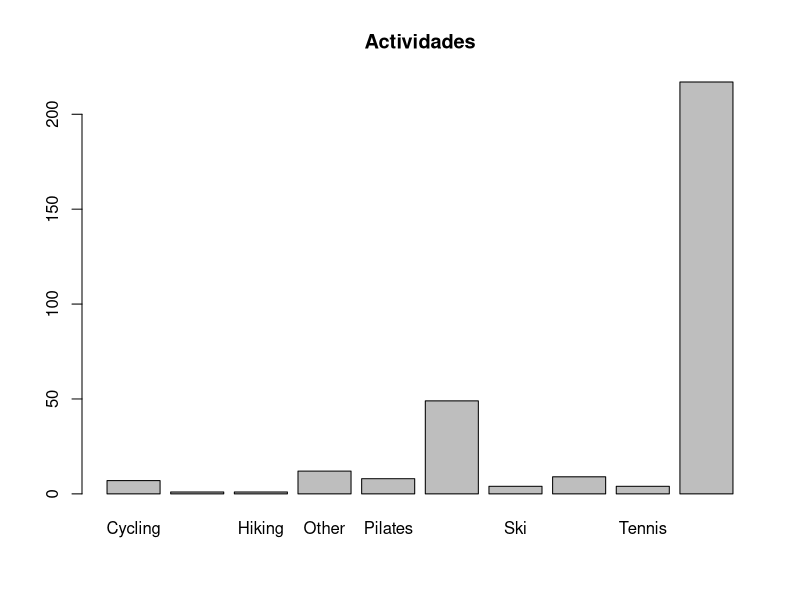
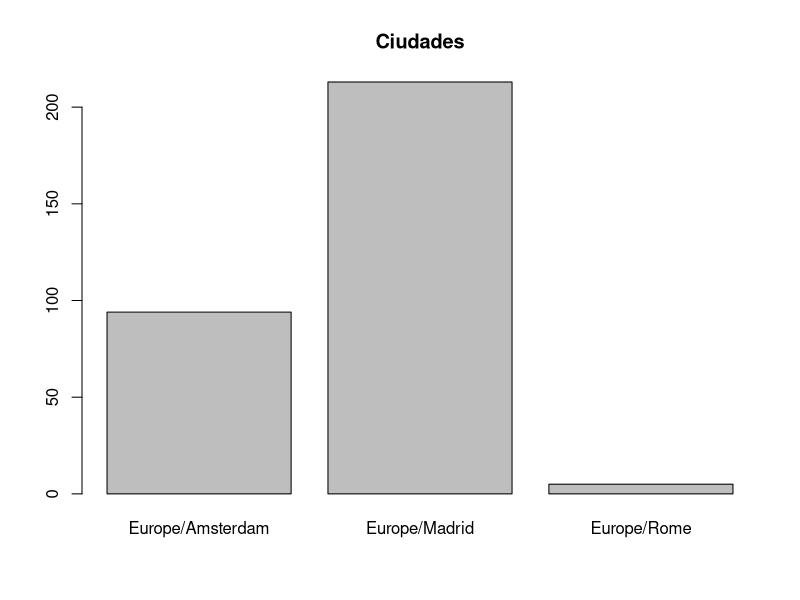
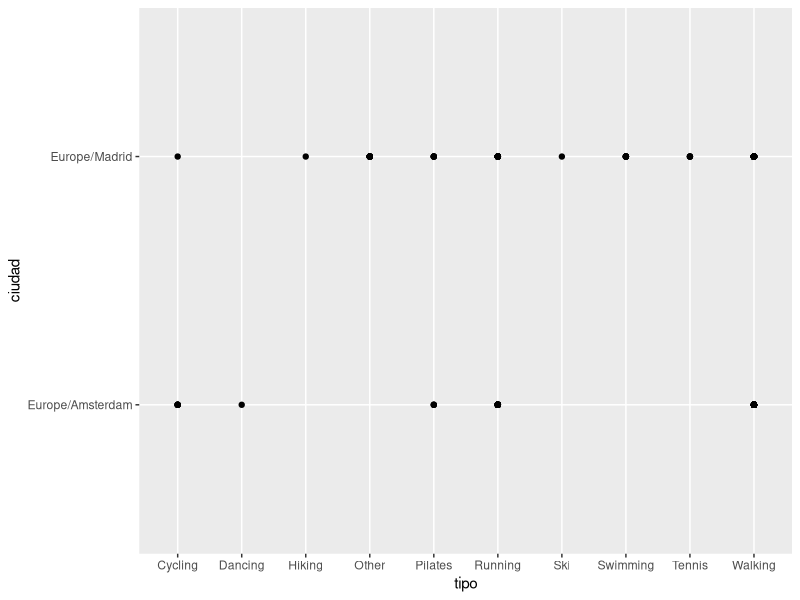
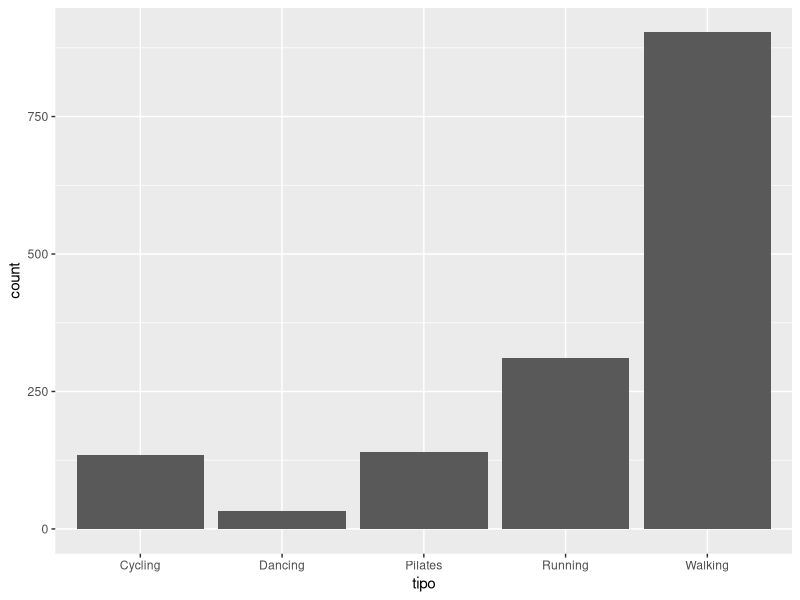

Write the R code that produced these figures, in order. (Note: this script raises an error after producing the figures.)
# 1. Crear un nuevo proyecto denominado practica 4.

#CArgo todas las librerias necesaria spara llevar a cabo la practica
library(readr)
library(tidyverse)
library(ggplot2)
library(dplyr)
library(TeachingDemos)

# 2. Mediante la libreria readr, o mediante los menus de RStudio, leer los datasets sleep.csv  y activities.csv
# ambos archivos deben estar previamente en la carpeta del proyecto creado

#Leo el archivo y lo guardo en un dataframe
activities <- read_csv("activities.csv")

# 3.Comprobar el contenido  con View y contar cuantos NAs hay en la columna GPS del dataset activities

View(activities)
sum(is.na(activities$GPS)) #Hay 305 Na en la columna GPS

# 4. Crear un objeto R denominado act_new que contenga solo las variables 
# siguientes: 1,2,5-6

#Incluyo las variables desde la 1 hasta l 6 y elimino la 3 y 4
act_new <- select(activities, 1:6, -3, -4)
view(act_new)

# 5. Renombrar la variable 'Activity type' con el nombre 'tipo' y la variable 'Time zone' como 'ciudad'

act_new <- rename(act_new, tipo = 'Activity type') 
act_new <- rename(act_new, ciudad = Timezone)
view(act_new)

# 6. Realizar un recuento de tipo de actividad con summary. Para ello 
# debes transformar previamente la variable tipo a factor con as.factor.
# Crea un grafico de barras con dicha variable par visualizar las frecuencias.
# Haz lo mismo para la variable ciudad

act_new$tipo <- as.factor(act_new$tipo)

#hago el recuento
summary(act_new$tipo)

#dibujo el grafico
plot(x = act_new$tipo, main = 'Actividades')

act_new$ciudad <- as.factor(act_new$ciudad)
summary(act_new$ciudad)
plot(act_new$ciudad, main = "Ciudades")

#7. Filtrar los registros de act_new que correspondan con ciudad Amsterdam en otro objeto
# y lo mismo con Madrid. Con esos nuevos objetos determina los deportes que 
# no se practican en Amsterdam y s? en Madrid y viceversa. Genera graficos para visualizar los resultados

#filtro para coger unicamente madrid y amsterdam
ams_mad <- filter(act_new, act_new$ciudad == 'Europe/Madrid' | act_new$ciudad == 'Europe/Amsterdam')

#selecciono unicamente las variables ciudad y tipo
ams_mad <- select(ams_mad, ciudad:tipo)

#represento una tabla y un grafico de puntos para que se vea que deportes se practican en cada ciudad y
#cuales no
table(as.character(ams_mad$ciudad), as.character(ams_mad$tipo))
ggplot(data = ams_mad) + geom_point(mapping = aes(x = tipo, y = ciudad))

#borro el dataframe creado para este apartado
rm(ams_mad)

#en amsterdan se practica dancing y en madrid no, en madrid se practica hiking, other, ski, swimming y tennis
#mientras que en amsterdam no, el resto se practican en ambas

#8. Encontrar las fechas en las que se ha practicado bicicleta o pilates en Amsterdam en el a?o 2019

#creo un dataframe nuevo, en este genero una variable llamado anno de tipo factor, esta sera igual a 
#los cuatro primeros caracteres de la variable 'de', de esta forma ya tengo el anno
act_new2 <- act_new
act_new2 <- mutate(act_new2, anno = as.character(act_new2$de))
act_new2$anno <- substr(act_new2$de, 1, 4)

#creo un nuevo dataframe cogiendo unicamente lo que me interesa del anterior
ams2019 <- subset(act_new2, anno == '2019' & (tipo == 'Cycling' | tipo == 'Pilates') & ciudad == 'Europe/Amsterdam')
view(ams2019)

#borro los datafram creados para el apartado
rm(act_new2)
rm(ams2019)

#9. Crear una nueva variable dif con los minutos de realizaci?n de cada actividad en Amsterdam
# y realizar una representaci?n gr?fica de los resultados con plot y determinar que deporte o deportes
# se han practicado durante dos horas o mas

#creo la variable diferencia restando los tiempo de 'a' y 'de'
act_new <- mutate(act_new, dif = a - de)

#filtro, agrupo por tipo y calculo el total
act_new2 <- act_new %>%
  filter(ciudad == 'Europe/Amsterdam') %>%
  group_by(tipo) %>%
  summarize(count = sum(dif)) 

#visualizao los minutos de cada actividad
act_new2
ggplot(data = act_new2) + geom_col(mapping = aes(x = tipo, y = count))

#filtro para que solo se vean las de 120 minutos o mas
two_or_more <- filter(act_new2, act_new2$count >= 120)
two_or_more
  
#10. Guardar el nuevo dataset en un archivo llamado  "act_new.csv"

write.csv(act_new, file = "act_new.csv", row.names = FALSE)

#-------------------------------
#-----SEGUNDA PARTE-------------
# 11. Cargar el dataset sleep en un objeto llamado sleep

#leo el archivo y guardo en un dataframe
sleep <- read_csv("sleep.csv")

#12. crear un nuevo data set llamado sleep_new que contenga solo las variables
#que contengan informaci?n, que no sean todo cero.

#sumando las columnas veo que variables son todo ceros y cuales no, me quedo con las que no
sleep_new <- sleep[, colSums(sleep != 0, na.rm = TRUE) > 0] 

#13. Renombrar las variables de sleep_new a nombres cortos:

#cambio los nombres
sleep_new <- rename(sleep_new, ligero = 'ligero (s)', profundo = 'profundo (s)', despierto = 'despierto (s)',
                    DurationToSleep = 'Duration to sleep (s)', DurationToWakeUp = 'Duration to wake up (s)')

#14. Eliminar todas las filas que contengan alg?n NA

sleep_new <- na.omit(sleep_new)

# 15. Calcular cuanto tiempo en total se ha dormido cada noche: ligero+profundo

#creo una nueva variable que sea la suma del tiempo de ambos 
sleep_new <- mutate(sleep_new, TiempoTotal = ligero + profundo)

# 16. Visualizacion de la relacion ligero-profundo-total

ligeroPorcentaje <- (sum(sleep_new$ligero)/sum(sleep_new$TiempoTotal))*100
ligeroPorcentaje

profundoPorcentaje <- (sum(sleep_new$profundo)/sum(sleep_new$TiempoTotal))*100
profundoPorcentaje

valores <- c(ligeroPorcentaje, profundoPorcentaje)
label <- paste(valores, '%', sep = ' ')
pie(valores, labels = label, clockwise = TRUE, main = 'Relación sueño', col = color)

# A la vista de los resultados, que tipo de sue?o es mas relevante?

#Es más relevante el sueño profundo, pero solo un poco mas, ambos presentan porcentajes parecidos
#respecto al sueño total

# 17. Realizar un analisis de diferencias entre los dos tipos de sue?o e interpretar los resultados
# usar la funci?n ICalpha o el 'One sample t-test' de TeachingDemos: t.test()
# nos devuelve un intervalo de confianza, si el cero pertenece es que no hay diferencias significativas
# sino pertecene si que las hay y hay que decir el nivel

ICalpha<-function(ModeloA, ModeloB, alfa=0.05)
{
  n<-length(ModeloA)
  diferencias<-ModeloA-ModeloB
  mediad<-mean(diferencias)
  #mediad2<-mean(diferencias^2)
  s<-sqrt(var(diferencias))
  #s<-sqrt(mediad2-mediad^2)
  valort<-qt(alfa/2,n-1,lower.tail = F)
  valor<-valort*s/sqrt(n)
  cotaInf<-mediad-valor
  cotaSup<-mediad+valor
  df<-data.frame(cotaInf, cotaSup)
  return(df)
}

#primero represento graficamente los modelos, en este caso sueño ligero y sueño profundo

plot(sleep_new$ligero, sleep_new$profundo)

#planteo el contraste de hipotesis:

# H0: mean(sleep_new$ligero) - mean(sleep_new$profundo) = 0 -> no existen diferencias significativas
# H1: mean(sleep_new$ligero) - mean(sleep_new$profundo) != 0 -> existen diferencias significativas

#el contraste de hipotesis se realizara con un nivel de confianza del 95%
# y un nivel de significatividad del 5%

#a continuacion utilizo la funcion ICalpha para resolver el contraste de hipotesis

ICalpha(sleep_new$ligero, sleep_new$profundo)

#el intervalo de confianza es (-1731.623 , -491.9643)
#el cero no esta incluido en el intervalo, por lo tanto con estos datos y
#con un nivel de confianza del 95% y de significatividad del 5%
#se rechaza la hipotesis nula

#18. Crear una nueva variable 'ciudad' en sleep_new con la informacion de act_new.

#en primer lugar creo una nueva variable en la que solo almaceno la fecha, es lo que me importa
#asi luego puedo agrupar la informacion en funcion de esta

fecha <- substr(act_new$de, 1, 10)
act_new$fecha <-as.factor(fecha)

fecha <- substr(sleep_new$de, 1, 10)
sleep_new$fecha <-as.factor(fecha)

#las variable de y a ya no me importan, las borro para que no molesten

act_new <- select(act_new, -de, -a)
sleep_new <- select(sleep_new, -de, -a)

#ahora genero un nuevo dataframe agrupando la info de de act_new por fecha y ciudad
#ademas obtengo la suma de todo el tiempo de deporte

act_new2 <- act_new %>% group_by(fecha, ciudad) %>% summarize(count = sum(dif))

#ahora junto ambos dataframe en funcion de la fecha
sleep_new <- inner_join(act_new2, sleep_new)

#19. Representar la relaci?n totalsleep y profundo usando como facetas el factor ciudad

#agrupo por ciudad y creo agregaciones para el sueno profundo y total, luego a partir de
#estas calculo el porcentaje que supone el sueno profundo sobre el total

sleep_new2 <- sleep_new %>% group_by(ciudad) %>% summarize(profundo = sum(profundo), total = sum(TiempoTotal), relacion_sleep = profundo/total)
sleep_new2

#20. Guardar el dataset sleep_new en un archivo "sleep_new.csv"

write.csv(sleep_new, file = "sleep_new.csv", row.names = FALSE)

#21. Guardar el proyecto completo. Subir la carpeta del proyecto al campus.
